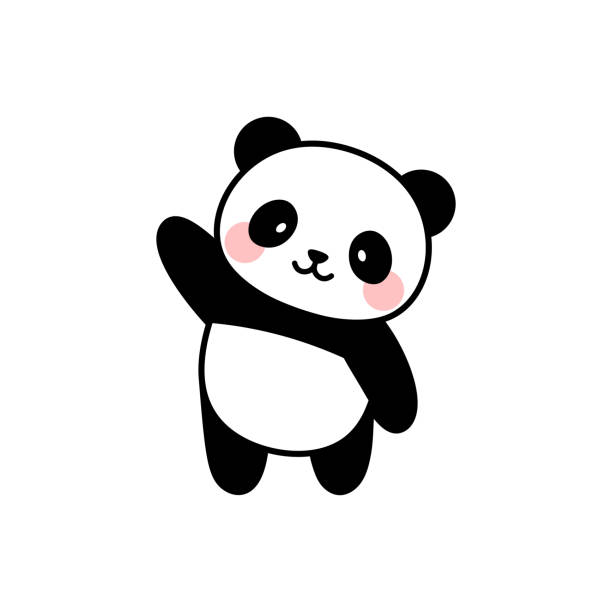
#> input picture gazou3/panda.jpeg, 612 x 612 px
$ python 3.py
#> lines starting #> are read from the running program, lines starting #| are printed output that depends on the picture
import cv2

img = cv2.imread("panda.jpeg")
#> img is the input picture: shape (612, 612, 3); mean B, G, R 231.9, 231.9, 232.3
img_flip_lr = cv2.flip(img, 1)
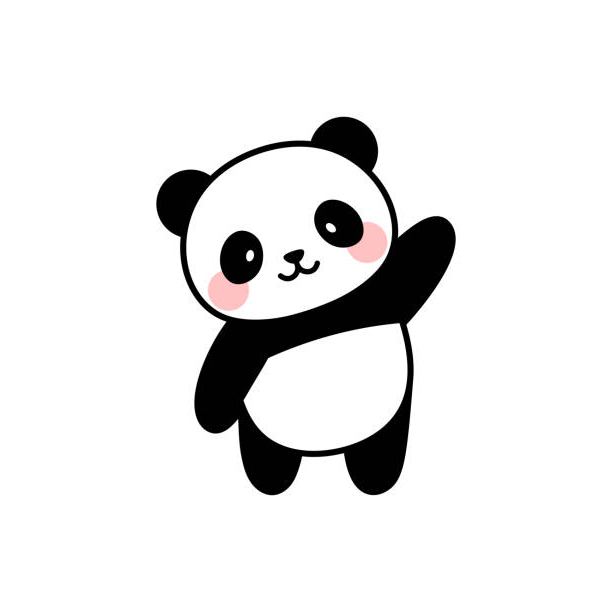
#> img_flip_lr: shape (612, 612, 3); mean B, G, R 231.9, 231.9, 232.3
cv2.imshow("panda", img)
cv2.imshow("flip_panda", img_flip_lr)
cv2.waitKey(0)
